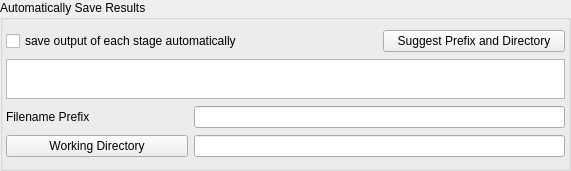
  <widget class="QGroupBox" name="groupBox">
   <property name="geometry">
    <rect>
     <x>10</x>
     <y>490</y>
     <width>571</width>
     <height>171</height>
    </rect>
   </property>
   <property name="title">
    <string>Automatically Save Results</string>
   </property>
   <layout class="QGridLayout" name="gridLayout_9">
    <property name="leftMargin">
     <number>3</number>
    </property>
    <property name="topMargin">
     <number>3</number>
    </property>
    <property name="rightMargin">
     <number>3</number>
    </property>
    <property name="bottomMargin">
     <number>3</number>
    </property>
    <property name="verticalSpacing">
     <number>0</number>
    </property>
    <item row="0" column="0" colspan="2">
     <widget class="QCheckBox" name="autosaveOutputCheckBox">
      <property name="text">
       <string>save output of each stage automatically</string>
      </property>
     </widget>
    </item>
    <item row="0" column="2">
     <widget class="QPushButton" name="suggestOutputsPushButton">
      <property name="text">
       <string>Suggest Prefix and Directory</string>
      </property>
     </widget>
    </item>
    <item row="1" column="0" colspan="3">
     <widget class="QTextEdit" name="autosaveStatus">
      <property name="maximumSize">
       <size>
        <width>16777215</width>
        <height>40</height>
       </size>
      </property>
      <property name="readOnly">
       <bool>true</bool>
      </property>
     </widget>
    </item>
    <item row="2" column="0">
     <widget class="QLabel" name="label">
      <property name="text">
       <string>Filename Prefix</string>
      </property>
     </widget>
    </item>
    <item row="2" column="1" colspan="2">
     <widget class="QLineEdit" name="filenamePrefixLineEdit"/>
    </item>
    <item row="3" column="0">
     <widget class="QPushButton" name="workingDirectoryPushButton">
      <property name="text">
       <string>Working Directory</string>
      </property>
     </widget>
    </item>
    <item row="3" column="1" colspan="2">
     <widget class="QLineEdit" name="workingDirectoryLineEdit"/>
    </item>
   </layout>
  </widget>
